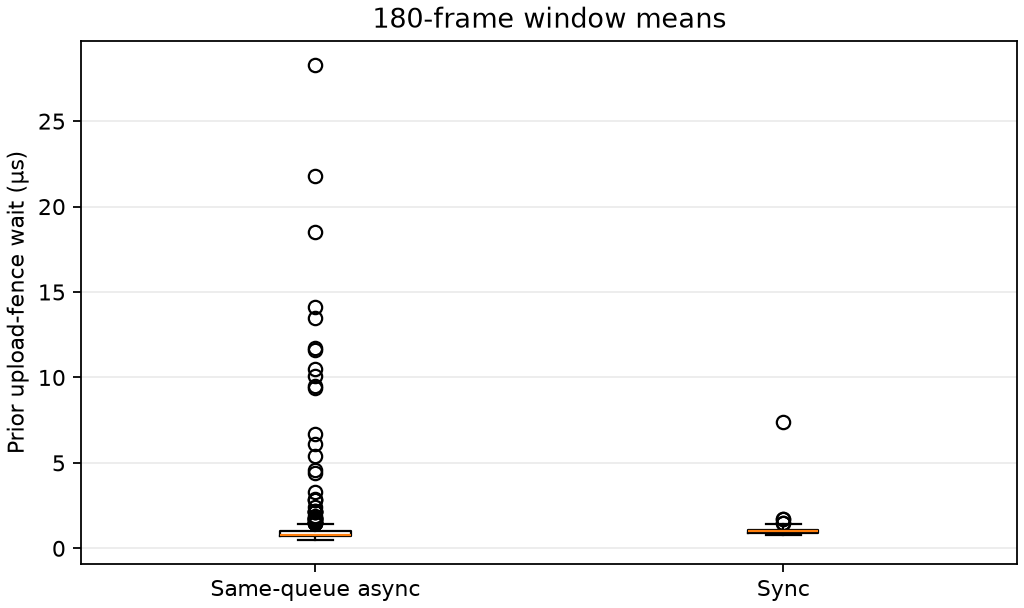

Reproduce this figure in Python.
#!/usr/bin/env python3
"""Plot sanitized prior-upload-fence 180-frame window means."""
import csv
from pathlib import Path

import matplotlib
matplotlib.use("Agg")
import matplotlib.pyplot as plt

root = Path(__file__).resolve().parent
samples = {"Same-queue async": [], "Sync": []}
names = {"same-queue async": "Same-queue async", "sync": "Sync"}
with (root / "window_means.csv").open(newline="") as handle:
    for row in csv.DictReader(handle):
        samples[names[row["mode"]]].append(
            float(row["prior_upload_fence_180_frame_mean_us"])
        )

fig, ax = plt.subplots(figsize=(6.4, 3.8), constrained_layout=True)
ax.boxplot([samples[name] for name in samples], tick_labels=list(samples), showfliers=True)
ax.set_ylabel("Prior upload-fence wait (µs)")
ax.set_title("180-frame window means")
ax.grid(axis="y", alpha=0.25)
fig.savefig(root / "plot.png", dpi=160)
